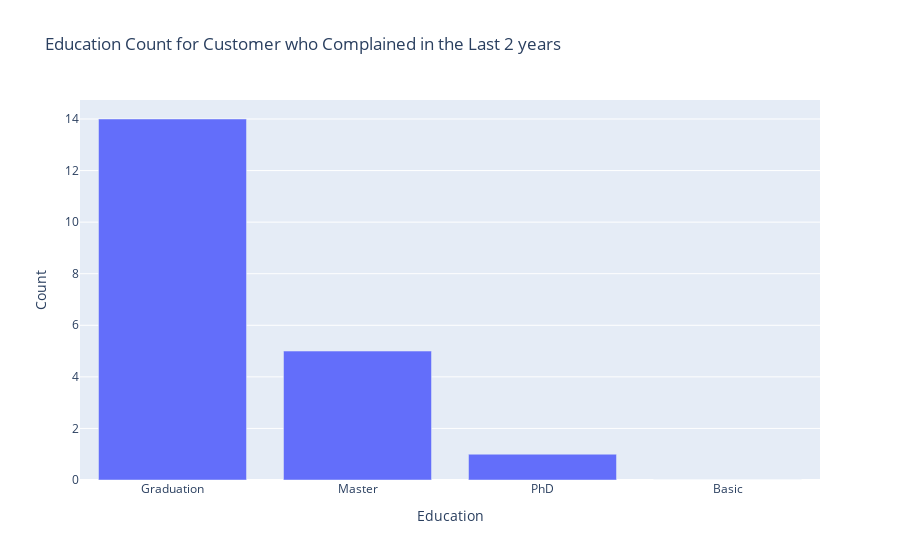

Notebook code cell kept with this figure:
### Markdown cell above
### Education background of the customers who complained in the last 2 years.

### Code cell
Education=('Graduation', 'Master', 'PhD','Basic')
x_axis=['Graduation', 'Master', 'PhD','Basic']
y_axis = [df_complains[df_complains['Education_rank']==1.0].shape[0],
          df_complains[df_complains['Education_rank']==2.0].shape[0],
          df_complains[df_complains['Education_rank']==3.0].shape[0],
          df_complains[df_complains['Education_rank']==0.0].shape[0]]

fig = px.bar(x=x_axis,
             y=y_axis,
             category_orders={'Education':countries},
             title='Education Count for Customer who Complained in the Last 2 years',
             labels=dict(x="Education", y="Count"))
fig.update_yaxes(categoryorder='total ascending')

fig.show()

### Figure 1 — Plotly figure (JSON) as saved in the notebook; plotly's stock layout.template omitted (floating-point values rounded to 4 significant figures)
{"data": [{"alignmentgroup": "True", "hovertemplate": "Education=%{x}<br>Count=%{y}<extra></extra>", "legendgroup": "", "marker": {"color": "#636efa", "pattern": {"shape": ""}}, "name": "", "offsetgroup": "", "orientation": "v", "showlegend": false, "textposition": "auto", "type": "bar", "x": ["Graduation", "Master", "PhD", "Basic"], "xaxis": "x", "y": [14, 5, 1, 0], "yaxis": "y"}], "layout": {"barmode": "relative", "legend": {"tracegroupgap": 0}, "title": {"text": "Education Count for Customer who Complained in the Last 2 years"}, "xaxis": {"anchor": "y", "domain": [0, 1], "title": {"text": "Education"}}, "yaxis": {"anchor": "x", "categoryorder": "total ascending", "domain": [0, 1], "title": {"text": "Count"}}}}
